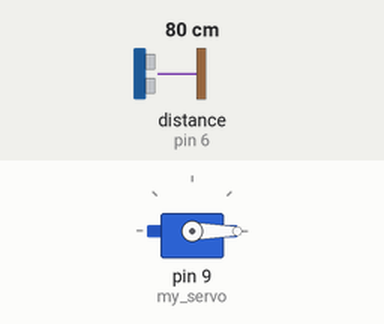
This sketch was run on a simulated Arduino Uno, built with avr-gcc and run on an emulated ATmega328P. Shown: servo. Wiring (inferred from the names in the program): ultrasonic range finder: trigger pin 5; echo pin 6. The test bench sets the inputs (shaded band); at power-on: distance to the obstacle (sensor on pin 6) 80 cm. The echo pulse lasts 58.3 µs per cm.

Above: at 1.2 s.
1.3 s: distance to the obstacle (sensor on pin 6) set to 69 cm
2.8 s: distance to the obstacle (sensor on pin 6) set to 63 cm
At 4.0 s:
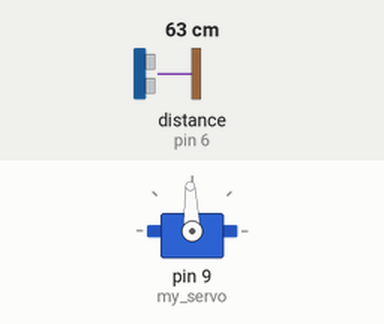
4.3 s: distance to the obstacle (sensor on pin 6) set to 120 cm
At 5.5 s:
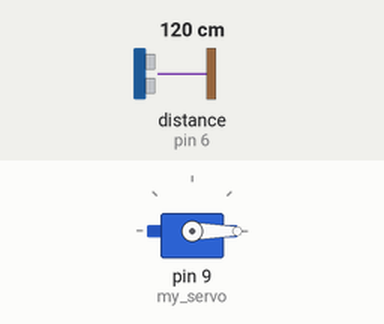
5.8 s: distance to the obstacle (sensor on pin 6) set to 2 cm
At 6.5 s:
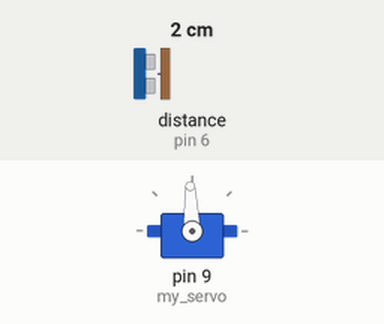
Timing chart, 0 to 8.3 s (numbered marks = the images above; inputs shaded):
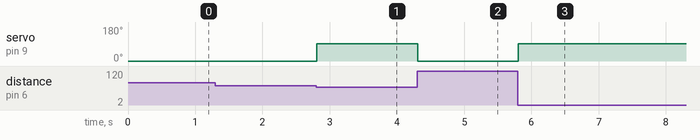

Measured:
- the behaviour switches between 67 and 66 cm on distance to the obstacle (sensor on pin 6) (found by bisection; images 0 and 1)
- after the input at 1.3 s, every drawn part: stays the same
- after the input at 2.8 s, servo on pin 9 (my_servo): 0° → 92° at once
- after the input at 4.3 s, servo on pin 9 (my_servo): 92° → 0° at once
- after the input at 5.8 s, servo on pin 9 (my_servo): 0° → 92° at once

The sketch:

smart_dustbin.ino
```cpp
#include<Servo.h> // to use servo motor
Servo my_servo;
int echo = 6, trig = 5;
float distance_value(int echo, int trig); // function forward call

void setup()
{
    Serial.begin(9600);
    my_servo.attach(9); // servo motor pin diclare
    my_servo.write(0); // check and sefty for garbage voltage
    pinMode(echo, INPUT);
    pinMode(trig, OUTPUT);
}

void loop()
{
    if (distance_value(echo, trig)<=65.5) // distance is in cm
    {
        my_servo.write(92);
    }
    else
        my_servo.write(0);

}

float distance_value(int echo, int trig)
{
    digitalWrite(trig, LOW); // check and sefty for garbage voltage
    delayMicroseconds(2);

    digitalWrite(trig, HIGH);
    delayMicroseconds(10);
    digitalWrite(trig, LOW);

    int duration = pulseIn(echo, HIGH); // to capture the time

    float distance= ((0.034 * duration)/2); // we know s=vt,
                                            // here v is in cm/microsecon
    return distance;
}
```
